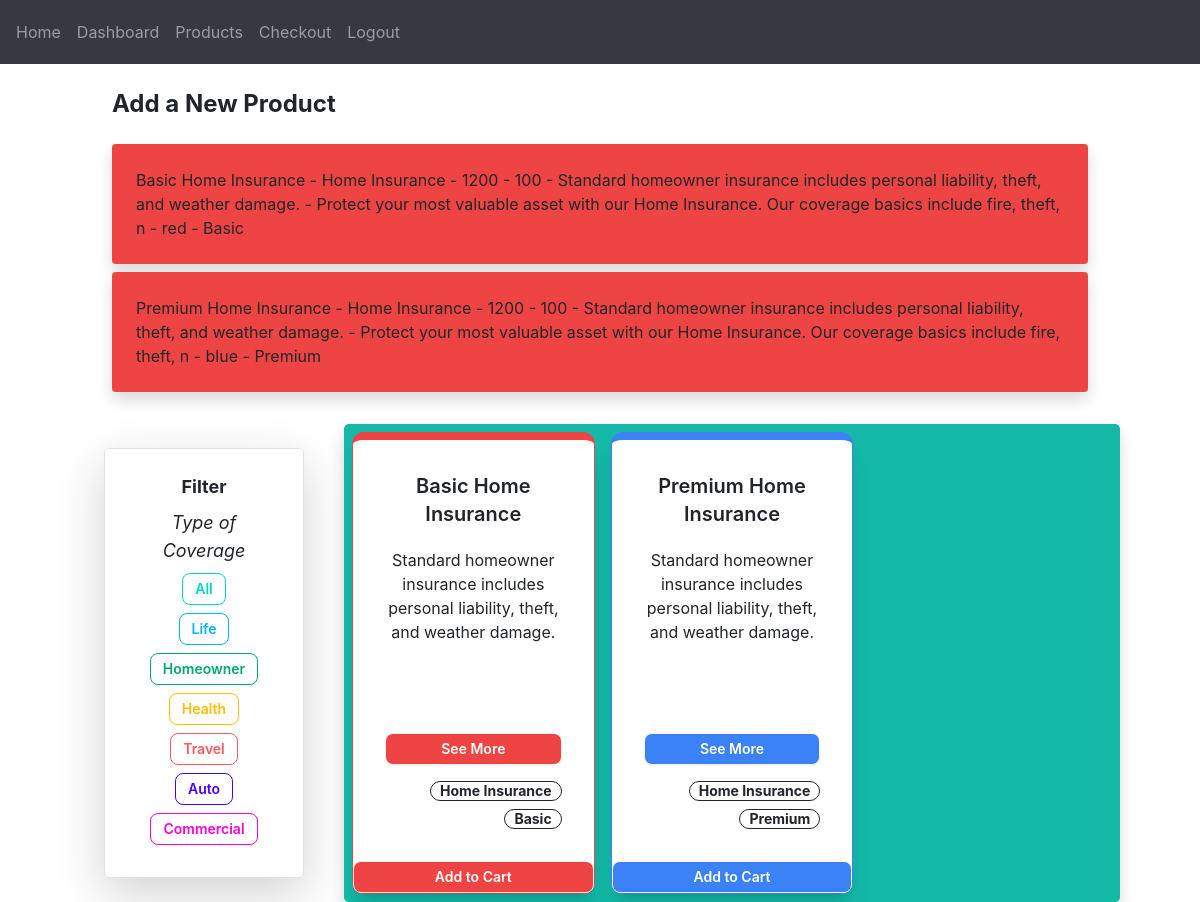
The page /products (signed in) on the database its author committed.
### docs/models.py (models this page shows)
class Options(db.Model):
  id = db.Column(db.Integer(), primary_key = True)
  title =  db.Column(db.String(length = 45), nullable = False)
  type =  db.Column(db.String(length = 45), nullable = False)
  yearly_price = db.Column(db.Integer(), nullable = False)
  month_price = db.Column(db.Integer(), nullable = False)
  mini_description = db.Column(db.String(length = 100), nullable = False)
  description = db.Column(db.String(length = 100), nullable = False)
  colour = db.Column(db.String(length = 100), nullable = False)
  tier = db.Column(db.String(length = 100), nullable = False)

### docs/routes.py (the view)
@login_required
@app.route("/products", methods = ["POST", "GET"])
def products_page():
  if request.method == "POST":
    return render_template("products.html", current_user=current_user)
  elif request.method == "GET":
    options = Options.query.all()
    for option in options:
      print(option.title)
  cart_items = Cart.query.filter_by(owner = current_user.id).all()
  for cart_item in cart_items:
    print("CART ITEM: ", cart_item.title)
  options = Options.query.all()
  cart = Cart.query.all()
  return render_template("products.html", current_user=current_user, options=options)

### docs/models.py (called while the page is built)
@loginmanager.user_loader #Required property for the users to be authenticated
def load_user(user_id):
    return User.query.get(user_id)

### docs/templates/products.html (shortened to what this page needs)
{% extends "base.html" %}  {% block body %}
<div>
  <div class="container mx-auto p-4">
    <h1 class="text-2xl font-bold mb-4">Add a New Product</h1>
    <ul>
      {% for option in options %}
      <li
        class="{% if option.type == 'Home Insurance' %}bg-red-500{% else %}bg-white{% endif %} p-4 mb-2 rounded shadow"
      >
        {{ option.title }} - {{ option.type }} - {{ option.yearly_price }} - {{
        option.month_price }} - {{ option.mini_description }} - {{
        option.description }} - {{ option.colour }} - {{ option.tier }}
      </li>
      {% endfor %}
    </ul>
  </div>
  <div class="grid sm:grid-cols-12 gap-4 md:mx-20 mx-10">
    <div class="sm:col-span-3 text-center rounded-lg">
      <div
        class="m-4 p-4 rounded-lg shadow-lg min-h-[100px] bg-white border border-2 border-gray-500"
      >
        <h1 class="pb-2 text-lg font-bold">Filter</h1>
        <h2 class="text-lg italic">Type of Coverage</h2>
        <button
          class="block mx-auto m-2 btn btn-xs md:btn-sm btn-outline btn-accent"
        >
          All
        </button>
        <button
          class="block mx-auto m-2 btn btn-xs md:btn-sm btn-outline btn-info"
        >
          Life
        </button>
        <button
          class="block mx-auto m-2 btn btn-xs md:btn-sm btn-outline btn-success"
        >
          Homeowner
        </button>
        <button
          class="block mx-auto m-2 btn btn-xs md:btn-sm btn-outline btn-warning"
        >
          Health
        </button>
        <button
          class="block mx-auto m-2 btn btn-xs md:btn-sm btn-outline btn-error"
        >
          Travel
        </button>
        <button
          class="block mx-auto m-2 btn btn-xs md:btn-sm btn-outline btn-primary"
        >
          Auto
        </button>
        <button
          class="block mx-auto m-2 btn btn-xs md:btn-sm btn-outline btn-secondary"
        >
          Commercial
        </button>
      </div>
    </div>
    <div
      class="grid sm:grid-cols-12 sm:col-span-9 text-center bg-teal-500 rounded-lg shadow"
    >
      {% for option in options %}
      <div
        class="card shadow-xl md:col-span-4 sm:col-span-6 rounded-xl m-2 border-t-8 border-{{option.colour}}-500"
      >
        <div class="card-body">
          <h2 class="card-title text-{{option.colour}}">{{option.title}}</h2>
          <p>{{ option.mini_description }}</p>
          <label for="my_modal_6" class="btn btn-sm bg-{{option.colour}}-500 text-white">See More</label>
          <div class="card-actions justify-end">
            <div class="badge badge-outline">{{ option.type }}</div>
            <div class="badge badge-outline">{{option.tier}}</div>
          </div>
        </div>
        <a
          href="/cart?product_id={{option.id}}"
          class="btn btn-sm bg-{{option.colour}}-500 text-white"
          >Add to Cart</a
        >
      </div>
      {% endfor %}
    </div>
  </div>
</div>
{% endblock %}

### rows shown on the page
Options: title "Basic Home Insurance", type "Home Insurance", yearly_price "1200", month_price "100", mini_description "Standard homeowner insurance includes personal liability, theft, and weather damage.", description "Protect your most valuable asset with our Home Insurance. Our coverage basics include fire, theft, n", colour "red", tier "Basic"
Options: title "Premium Home Insurance", type "Home Insurance", yearly_price "1200", month_price "100", mini_description "Standard homeowner insurance includes personal liability, theft, and weather damage.", description "Protect your most valuable asset with our Home Insurance. Our coverage basics include fire, theft, n", colour "blue", tier "Premium"
